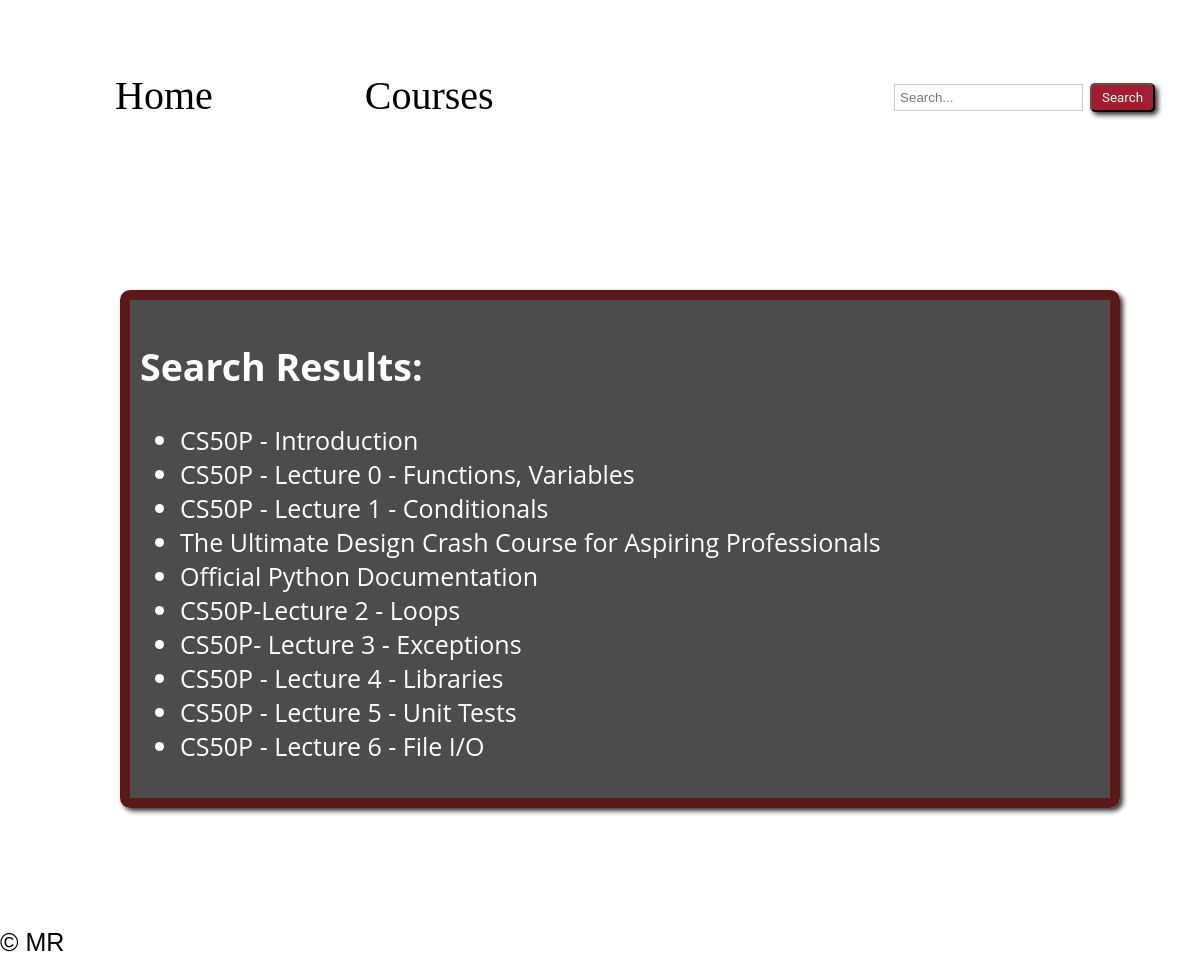
Page /search_results/ on the earlier database version.
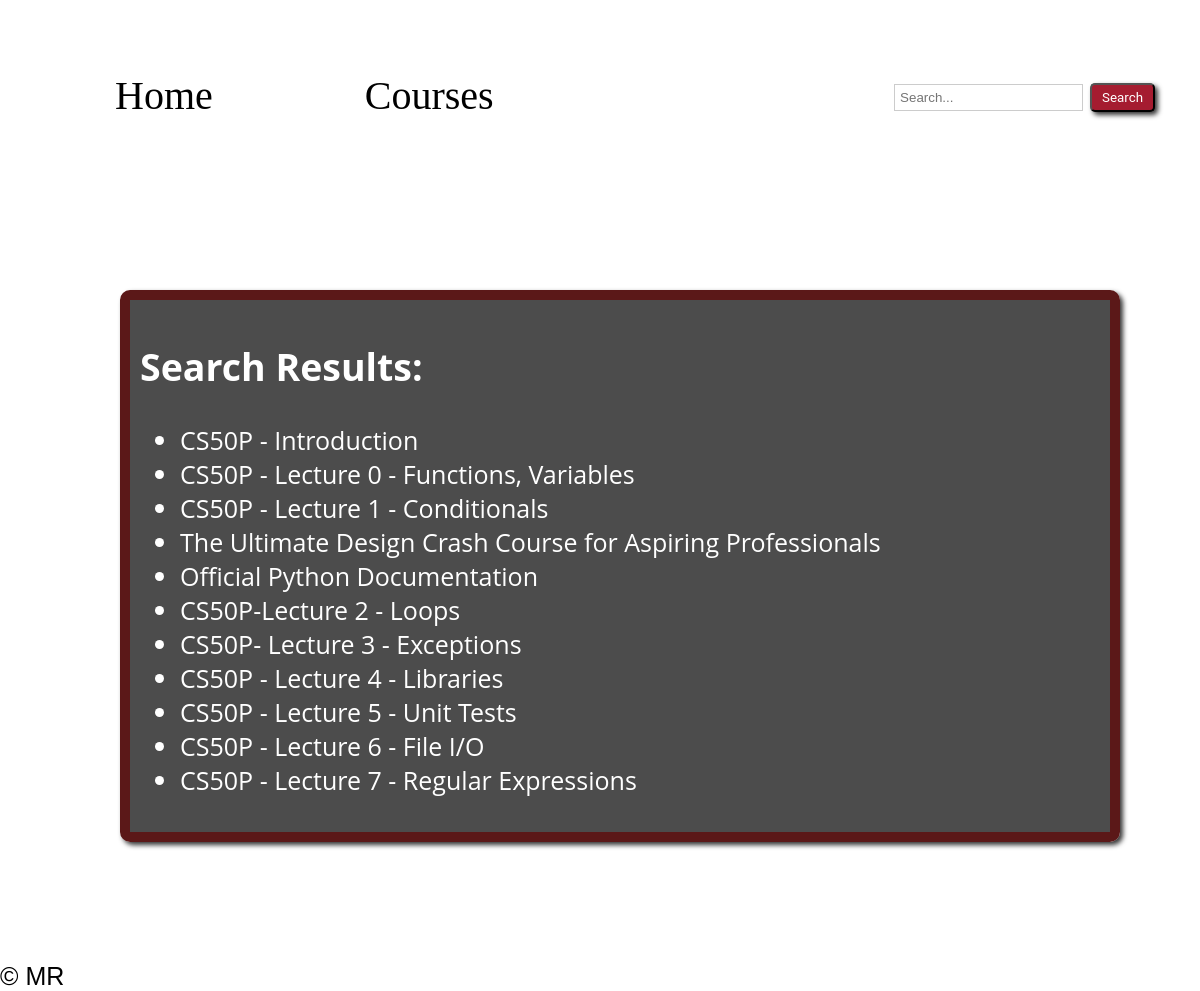
Same page on the later database version.
### cs50notes/models.py (models this page shows)
class LectureNote(models.Model):
    title = models.CharField(max_length=200)
    image = models.ImageField(upload_to='lecture_images/', null=True, blank=True)
    content = RichTextField(blank = True, null = True )
    category = models.ForeignKey(Course, on_delete=models.CASCADE)
    created_at = models.DateTimeField(auto_now_add=True)
    updated_at = models.DateTimeField(auto_now=True)
    language = models.CharField(max_length=100, default='python')
    web_link = models.URLField(blank=True, null=True)
    def __str__(self):
        return self.title

### cs50notes/views.py (the view)
# urls.py: path('search_results/', views.search_results, name='search_results'),
def search_results(request):
    query = request.GET.get('query', '')
    search_results = LectureNote.objects.filter(title__icontains=query)
    return render(request, 'search_results.html', {'query': query, 'search_results': search_results})

### cs50notes/templates/search_results.html (shortened to what this page needs)
{% extends 'layout.html' %}
{% block content %}
<div class="search-container">
<div class="card">
  {% if search_results %}
    <h2>Search Results:</h2>
    <ul>
      {% for result in search_results %}
      <li>{{ result }}</a>
      </li>
      {% endfor %}
    </ul>
  {% else %}
    <p>No results found.</p>
  {% endif %}
</div>
</div>
{% endblock %}

### cs50notes/templates/layout.html (shortened to what this page needs)
<!DOCTYPE html>
<html lang="en">
<head>
    {% load static %}
        <link rel="stylesheet" href="{% static 'styles.css' %}">
</head>
<body>
    <header>
      <nav class="breadcrumb">
        <ul>
          <li>
            <a href="{% url 'home' %}">Home</a>
          </li>
          <li>
            <a href="{% url 'course-list' %}">Courses</a>
          </li>
        </ul>
        <div class="search-bar">
          <form method="GET" action="{% url 'search_results' %}">
            <input type="text" name="query" placeholder="Search...">
            <button type="submit">Search</button>
          </form>
        </div>
      </nav>
    </header>
    <main>
        {% block content %}{% endblock %}
    </main>
    <footer>
        <p>&copy; {{ year }} MR</p>
    </footer>
</body>
</html>

### cs50notes/static/styles.css (style rules this page uses)
:root { --primary-color:#A51C30 ; --secondary-color: #E5DCCF; --accent-color: #BF4141; --highlight-color:#BF9775; --text-color:#ffffff ; --code-color:#00FF00; --link-color:#BF4141; }
body { height: 100vh; background-repeat: no-repeat; background-position: center; font-family: 'Spicy Potatos', Arial, sans-serif; margin: 0; padding: 0; font-size: 25px; }
.breadcrumb { z-index: 100; display: flex; justify-content: space-between; align-items: center; padding: 10px 20px; height: 100px; text-align: left; margin: 20px; padding: 25px; }
.breadcrumb ul { list-style: none; margin: 0; padding: 0; }
.breadcrumb li { display: inline; margin-right: 5px; font-size: 25px; padding: 20px; }
.breadcrumb li:not(:last-child)::after { margin-left: 5px; margin-right: 5px; color: var(--link-color); }
.breadcrumb a { font-family: 'Family'; background-size: 250px 500px; background-repeat: no-repeat; background-position: center; padding: 50px ; text-decoration: none; color: black; font-size: 40px; }
.search-bar { display: flex; align-items: center; }
input[type="text"] { padding: 5px; border: 1px solid #ccc; }
button { font-family: Roboto; padding: 5px 10px; background-color: var(--primary-color); color: #fff; border-radius: 5px; cursor: pointer; box-shadow: 3px 3px 5px 0 rgba(0, 0, 0, 0.8); transition: transform 0.2s, box-shadow 0.2s; }
.card { background-color: rgba(0, 0, 0, 0.7); font-family: 'Open Sans'; margin-left: 50px; color: #ffffff; border: 10px solid #5b1818; border-radius: 10px; padding: 10px; margin: 10%; width: 80%; box-shadow: 3px 3px 5px 0 rgba(0, 0, 0, 0.8); transition: transform 0.2s, box-shadow 0.2s; }

Differences in the rows shown:
added LectureNote: title "CS50P - Lecture 7 - Regular Expressions"
